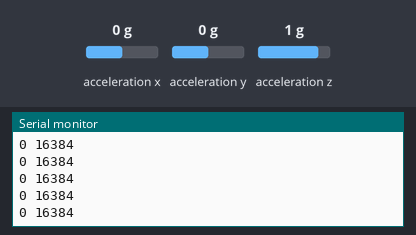
Bench run of a sketch on a simulated Arduino Uno, built with avr-gcc and run on an emulated ATmega328P. On the bench: the last lines printed to the serial monitor. The inputs (shaded band) are chosen by the test bench; at power-on: acceleration x 0 g, acceleration z 1 g, acceleration y 0 g.

Above: at 1.2 s.
1.3 s: acceleration x set to -1.4 g
At 2.3 s:
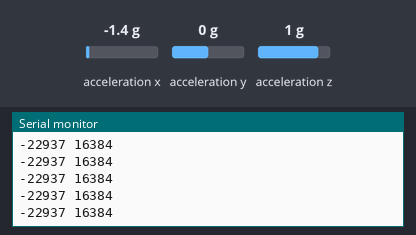
4.3 s: acceleration z set to -1.4 g
At 5.3 s:
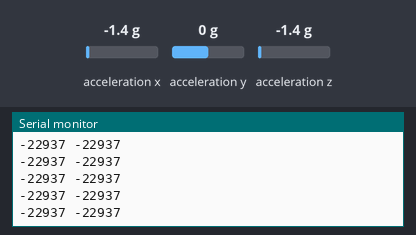
5.8 s: acceleration x set to -0.8 g
At 6.7 s:
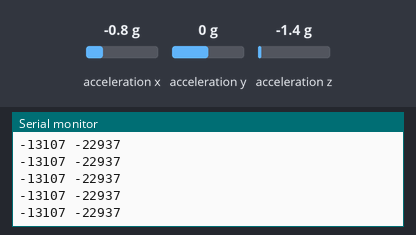
Timing chart, 0 to 8.8 s (numbered marks = the images above; inputs shaded):
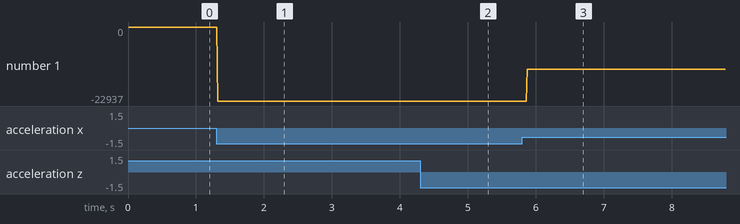

Measured:
- after the input at 1.3 s, the serial monitor: prints a new line at once (image 1)
- after the input at 4.3 s, the serial monitor: prints a new line after 0.08 s (image 2)
- after the input at 5.8 s, the serial monitor: prints a new line after 0.07 s (image 3)
- plotted number 1: 0 → -22937 after the input at 1.3 s, -22937 → -13107 after the input at 5.8 s

The sketch:

sensor-reader.ino
```cpp
#include <RedBot.h>
#include <RedBotSoftwareSerial.h>

RedBotMotors motors;

RedBotAccel accelerometer;

void setup(void)
{
  Serial.begin(9600);
}

void loop(void)
{
  accelerometer.read();

  // short delay in between readings/
  delay(10);

  //Serial.print(255, BIN);

  Serial.print(accelerometer.x, DEC);
  Serial.print(" ");
  Serial.print(accelerometer.z, DEC);
  Serial.print("\n");

  /*
  Serial.print(accelerometer.angleYZ, DEC);
  Serial.print(" ");
  Serial.print(accelerometer.angleXZ, DEC);
  Serial.print("\n");
  */
}
```
